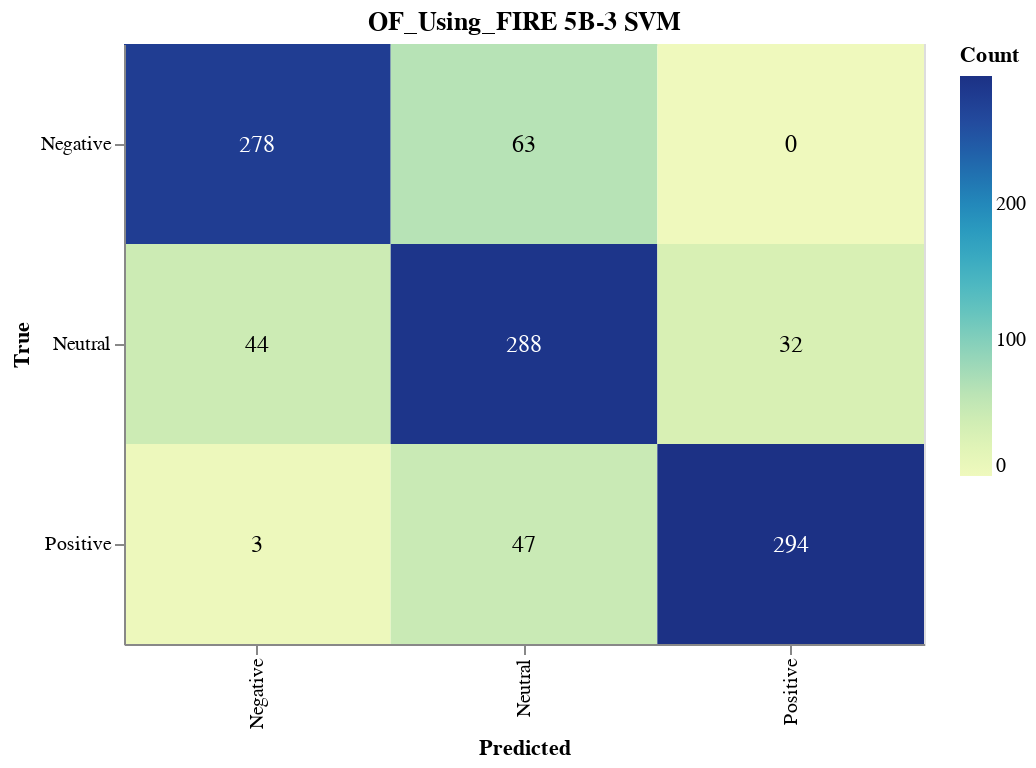

Notebook code cell kept with this figure:
### Markdown cell above
#### Save Confusion Matrix

### Code cell
import altair as alt
import pandas as pd
from sklearn.metrics import confusion_matrix

# Calculate the confusion matrix
cm = confusion_matrix(true_labels, svm_validation_predictions)

# Define class names
class_names = ['Negative', 'Neutral', 'Positive']

# Convert confusion matrix to DataFrame
cm_df = pd.DataFrame(cm, index=class_names, columns=class_names).reset_index().melt(id_vars='index')
cm_df.columns = ['True', 'Predicted', 'Count']

# Ensure the order of categories
cm_df['True'] = pd.Categorical(cm_df['True'], categories=class_names, ordered=True)
cm_df['Predicted'] = pd.Categorical(cm_df['Predicted'], categories=class_names, ordered=True)

# Create the Altair plot
heatmap = alt.Chart(cm_df).mark_rect().encode(
    x=alt.X('Predicted:O', sort=class_names),
    y=alt.Y('True:O', sort=class_names),
    color='Count:Q',
    tooltip=['True', 'Predicted', 'Count']
).properties(
    width=400,
    height=300,
    title='OF_Using_FIRE 5B-3 SVM'
)

# Add text labels
text = heatmap.mark_text(
    align='center',
    baseline='middle',
    fontSize=12
).encode(
    text='Count:Q',
    color=alt.condition(
        alt.datum.Count > cm.max() / 2,
        alt.value('white'),
        alt.value('black')
    )
)

# Combine heatmap and text
final_chart = heatmap + text

# Display the plot
final_chart.show()

### Figure 1 — Vega-Lite specification as saved in the notebook (floating-point values rounded to 4 significant figures)
{"config": {"view": {"continuousWidth": 300, "continuousHeight": 300}}, "layer": [{"mark": {"type": "rect"}, "encoding": {"color": {"field": "Count", "type": "quantitative"}, "tooltip": [{"field": "True", "type": "ordinal"}, {"field": "Predicted", "type": "ordinal"}, {"field": "Count", "type": "quantitative"}], "x": {"field": "Predicted", "sort": ["Negative", "Neutral", "Positive"], "type": "ordinal"}, "y": {"field": "True", "sort": ["Negative", "Neutral", "Positive"], "type": "ordinal"}}, "title": "OF_Using_FIRE 5B-3 SVM"}, {"mark": {"type": "text", "align": "center", "baseline": "middle", "fontSize": 12}, "encoding": {"color": {"condition": {"test": "(datum.Count > 147.0)", "value": "white"}, "value": "black"}, "text": {"field": "Count", "type": "quantitative"}, "tooltip": [{"field": "True", "type": "ordinal"}, {"field": "Predicted", "type": "ordinal"}, {"field": "Count", "type": "quantitative"}], "x": {"field": "Predicted", "sort": ["Negative", "Neutral", "Positive"], "type": "ordinal"}, "y": {"field": "True", "sort": ["Negative", "Neutral", "Positive"], "type": "ordinal"}}, "title": "OF_Using_FIRE 5B-3 SVM"}], "data": {"name": "data-d034978bea50dbdd63692baead245113"}, "height": 300, "width": 400, "$schema": "https://vega.github.io/schema/vega-lite/v5.17.0.json", "datasets": {"data-d034978bea50dbdd63692baead245113": [{"True": "Negative", "Predicted": "Negative", "Count": 278}, {"True": "Neutral", "Predicted": "Negative", "Count": 44}, {"True": "Positive", "Predicted": "Negative", "Count": 3}, {"True": "Negative", "Predicted": "Neutral", "Count": 63}, {"True": "Neutral", "Predicted": "Neutral", "Count": 288}, {"True": "Positive", "Predicted": "Neutral", "Count": 47}, {"True": "Negative", "Predicted": "Positive", "Count": 0}, {"True": "Neutral", "Predicted": "Positive", "Count": 32}, {"True": "Positive", "Predicted": "Positive", "Count": 294}]}}
